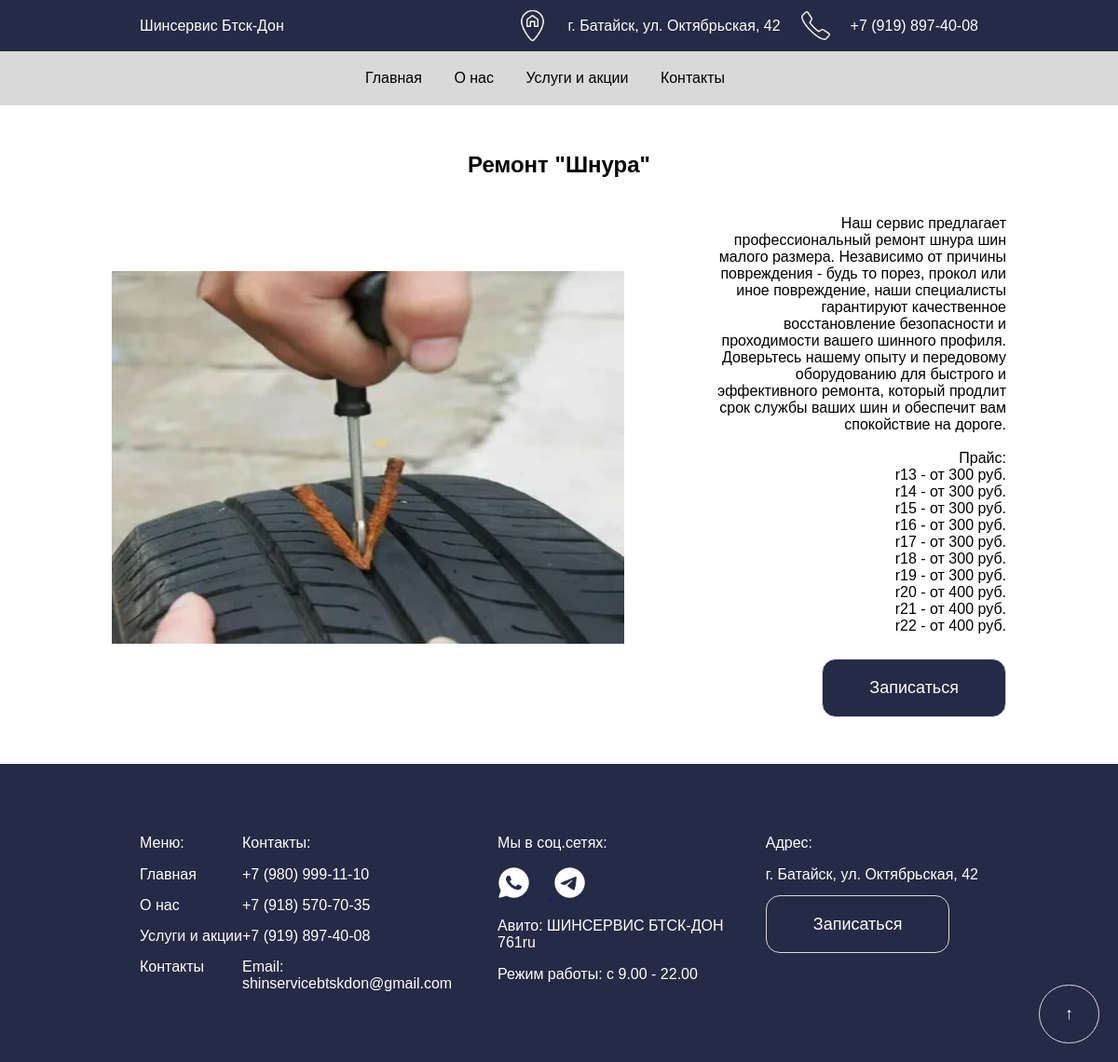
The app's page /service/4/ with its own data.
### main/models.py (models this page shows, shortened)
class Service(models.Model):
    name = models.TextField()
    photo = models.ImageField(upload_to='services_photos/')
    full_description = models.TextField()

### main/views.py (the view)
# urls.py: path('service/<int:id>/', views.service_detail_view, name='service_detail'),
def service_detail_view(request, id):
    service = Service.objects.get(pk=id)
    return render(request, 'main/service_detail.html', {'service': service})

### main/templates/main/service_detail.html (shortened to what this page needs)
{% extends 'main/layout.html' %}
{% load static %}
{% block content %}
<section class="top">
<h1 class="name_uslug">{{ service.name }}</h1>
<div class="service-detail-container">
    <div>
        <img class="photo_uslug2" src="{{ service.photo.url }}" alt="{{ service.name }}">
    </div>
    <div class="right_usluga">
    <div class="full_description2">
        <p>{{ service.full_description|linebreaksbr }}</p>
    </div>
    <a href="{% url 'uslugi' %}#booking_form" class="button">Записаться</a>
    </div>
</div>
</section>
{% endblock %}

### main/static/shinka/css/styles.css (style rules this page uses)
@media (min-width: 1024px) { body { font-family: Arial, sans-serif; margin: 0; padding: 0; } }
@media (min-width: 1024px) { .button { text-decoration: none; background-color: #252A46; color: white; border: 1px solid #D9D9D9; padding: 20px 50px; border-radius: 15px; font-size: 18px; cursor: pointer; transition: background-color 0.3s, color 0.3s, transform 0.3s; margin-top:10px; } }
@media (min-width: 1024px) { html, body { width: 100%; overflow-x: hidden; } }
@media (min-width: 1024px) { .name_uslug { margin-top: 10px; text-align: center; } }
@media (min-width: 1024px) { .top { margin: 50px 0px;; } }
@media (min-width: 1024px) { .service-detail-container { display: flex; align-items: center; justify-content: flex-end; margin: 2% 10%; } }
@media (min-width: 1024px) { .right_usluga { display: flex; flex-direction: column; align-items: flex-end; } }
@media (min-width: 1024px) { .photo_uslug2 { width: 550px; height: 400px; margin-right: 20px; } }
@media (min-width: 1024px) { .full_description2 { text-align: right; padding-left:20%; } }

### records on screen
Service: name "Ремонт \"Шнура\"", photo (picture), full_description "Наш сервис предлагает профессиональный ремонт шнура шин малого размера. Независимо от причины повреждения - будь то порез, прокол или иное повреждение, наши специалисты гарантируют качественное восстановление безопасности и проходимости вашего шинного профиля. Доверьтесь нашему опыту и передовому оборудованию для быстрого и эффективного ремонта, который продлит срок службы ваших шин и обеспечит вам спокойствие на дороге. Прайс: r13 - от 300 руб. r14 - от 300 руб. r15 - от 300 руб. r16 - от 300 руб. r17 - от 300 руб. r18 - от 300 руб. r19 - от 300 руб. r20 - от 400 руб. r21 - от 400 руб. r22 - от 400 руб."
